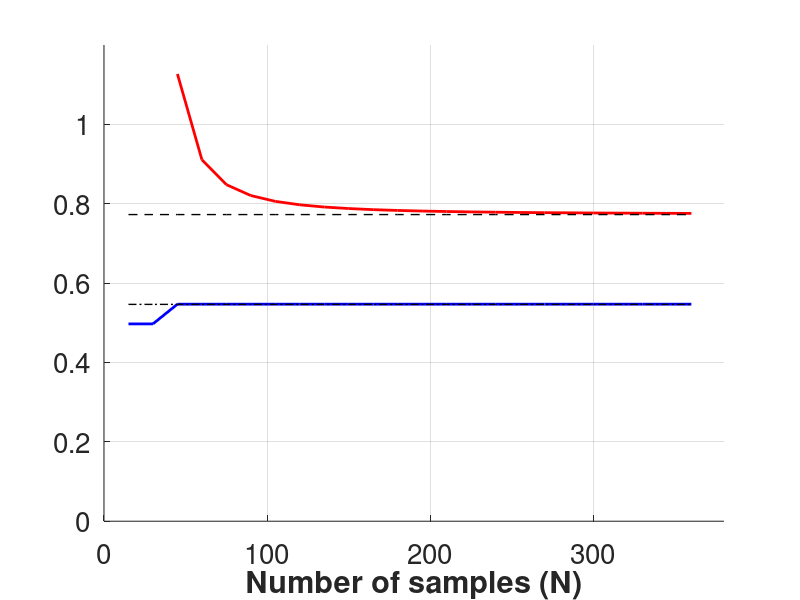

Recreate this plot in MATLAB. (Note: this script raises an error after producing the figure.)
close all;
delta=[0         0    0.6863    0.8490    0.9120    0.9425    0.9596    0.9700    0.9769    0.9817    0.9851    0.9876    0.9896    0.9911    0.9923    0.9933    0.9941    0.9948    0.9953 0.9958    0.9962    0.9966    0.9969    0.9971];

lb=[0.4972    0.4972    0.5469    0.5469    0.5469    0.5469    0.5469    0.5469    0.5469    0.5469    0.5469    0.5469    0.5469    0.5469    0.5469    0.5469    0.5469    0.5469    0.5469  0.5469    0.5469    0.5469    0.5469    0.5469];

ub=[1.1270    0.9110    0.8481    0.8206    0.8060    0.7973    0.7917    0.7879    0.7851    0.7831    0.7816    0.7804    0.7794    0.7787    0.7780    0.7775    0.7771 0.7767    0.7764    0.7761    0.7759    0.7757];


points=[15:15:360];
points2=[45:15:360];
set(gca,'FontSize',20)

a=0.7727*ones(1,24);
b=1/sqrt(2)*a;
hold on
grid on
plot(points,lb,'b','LineWidth',2)
plot(points2,ub,'r','LineWidth',2)
plot(points,a,'--k','LineWidth',1)
plot(points,b,'-.k','LineWidth',1)
ylim([0 1.2]);
xlim([0 380]);



xlabel('Number of samples (N)','FontWeight','bold')



h_legend = legend('Lower bound','Upper bound','\rho','\rho / \surd n','Interpreter','latex','FontSize')
set(h_legend,'FontSize',20);
%legend('\sqrt{n}','Interpreter','latex')
%ylabel('Bounds','FontWeight','bold')